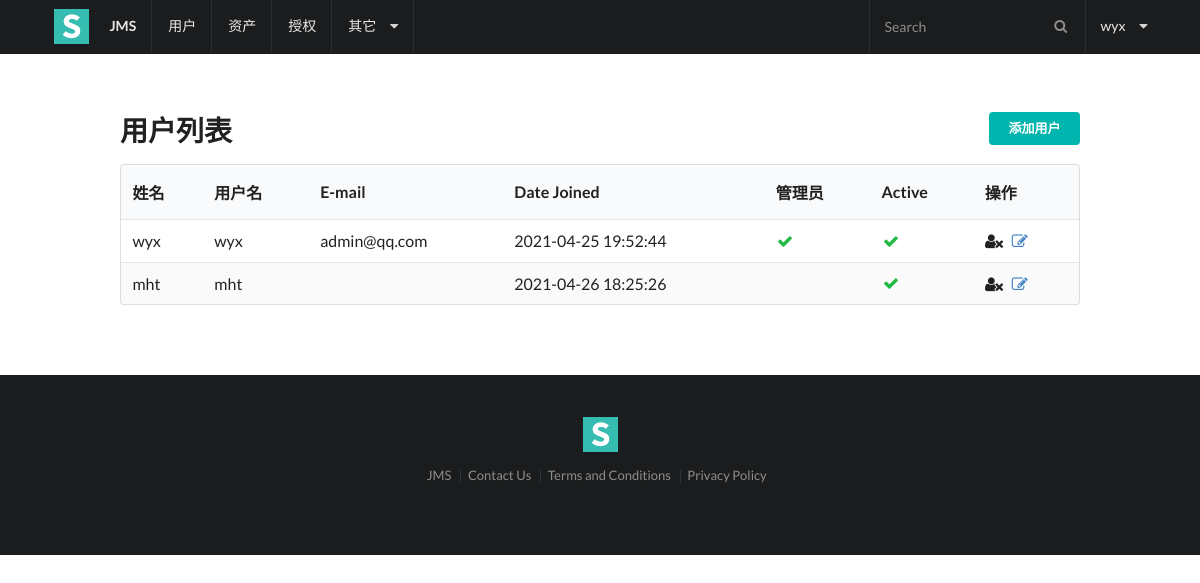
Screenshot of /users/ (signed in) with the database file from the repository.
### users/models.py (models this page shows, shortened)
class User(AbstractUser):
    name = models.CharField(max_length=32, help_text='昵称')
    wechat = models.CharField(max_length=64)

### users/views.py (the view)
# urls.py: path('', views.user_list, name='list'),
@login_required(login_url=reverse_lazy('users:login'))
@user_passes_test(lambda user: user.is_superuser)
def user_list(request):
    users = User.objects.all()
    form = UserAddForm()
    return render(request, 'users/list.html', {'users': users, 'form': form})

### users/form.py
class UserAddForm(ModelForm):
    class Meta:
        model = User
        fields = ['name', 'username', 'password', 'email']
        widgets = {
            'name': TextInput(attrs={'placeholder': 'Name'}),
            'username': TextInput(attrs={'placeholder': 'username'}),
            'password': PasswordInput(attrs={'placeholder': 'password'}),
            'email': EmailInput(attrs={'placeholder': 'email'})
        }

### users/templates/users/list.html (shortened to what this page needs)
{% extends 'base.html' %}
{% block content %}
    <div class="ui right floated small teal labeled button" id="user_add_btn"> 添加用户</div>
    <h1 class="ui header">用户列表</h1>
    <table class="ui striped table">
        <thead>
        <tr>
            <th>姓名</th>
            <th>用户名</th>
            <th>E-mail</th>
            <th>Date Joined</th>
            <th>管理员</th>
            <th>Active</th>
            <th>操作</th>
        </tr>
        </thead>
        <tbody>
        {% for user in users %}
            <tr {% if not user.is_active %} class="error" {% endif %}>
                <td>{{ user.name }}</td>
                <td>{{ user.username }}</td>
                <td>{{ user.email }}</td>
                <td>{{ user.date_joined|date:"Y-m-d H:i:s" }}</td>
                {% if user.is_superuser %}
                    <td class="aligned">
                        <i class="green checkmark icon"></i>
                    </td>
                {% else %}
                    <td></td>
                {% endif %}
                {% if not user.is_active %}
                    <td class="error"><i class="remove icon"></i></td>
                {% else %}
                    <td class="aligned">
                        <i class="green checkmark icon"></i>
                    </td>
                {% endif %}
                <td>
                    <i class="remove user icon" href="{% url 'users:user_del' user.id %}" ></i>
                    <a href="{% url 'users:user_update' user.id %}" ><i class="edit icon"></i></a>
                </td>
            </tr>
        {% endfor %}
        </tbody>
    </table>
{% endblock %}

### templates/base.html (shortened to what this page needs)
{% load static %}
<html>
<head>
    <link rel="stylesheet" type="text/css" href="{% static 'semantic/semantic.min.css' %}">
</head>
<body>
    <div class="ui fixed inverted menu">
        <div class="ui container">
            <a href="#" class="header item">
              <img class="logo" src="{% static 'img/logo.png' %}">
              JMS
            </a>
            <a href="{% url 'users:list' %}" class="item">用户</a>
            <a href="{% url 'assets:list' %}" class="item">资产</a>
            <a href="{% url 'perms:list' %}" class="item">授权</a>
            <div class="ui simple dropdown item">
                其它<i class="dropdown icon"></i>
            </div>
            <div class="right menu">
                <div class="item">
                  <div class="ui transparent inverted icon input">
                    <i class="search icon"></i>
                    <input type="text" placeholder="Search">
                  </div>
                </div>
                <div class="ui simple dropdown item">
                {{ request.user.username }} <i class="dropdown icon"></i>
            </div>
            </div>
        </div>
    </div>
    <div class="ui main text container">
        {% block content %}
        {% endblock %}
    </div>
    <div class="ui inverted vertical footer segment">
        <div class="ui center aligned container">
            <img src="{% static 'img/logo.png' %}" class="ui centered mini image">
            <div class="ui horizontal inverted small divided link list">
                <a class="item" href="#">JMS</a>
                <a class="item" href="#">Contact Us</a>
                <a class="item" href="#">Terms and Conditions</a>
                <a class="item" href="#">Privacy Policy</a>
            </div>
        </div>
    </div>
</body>
</html>

### rows the page displays
User: user.username "wyx", name "wyx", username "wyx", email "admin@qq.com", date_joined "2021-04-25 19:52:44", is_superuser True (drawn), is_active True (drawn)
User: name "mht", username "mht", date_joined "2021-04-26 18:25:26", is_superuser False (drawn), is_active True (drawn)
